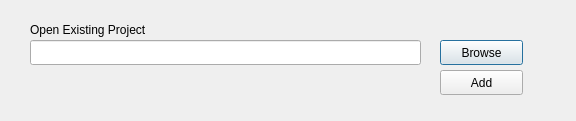
<?xml version="1.0" encoding="UTF-8"?>
<ui version="4.0">
 <class>Dialog</class>
 <widget class="QDialog" name="Dialog">
  <property name="geometry">
   <rect>
    <x>0</x>
    <y>0</y>
    <width>576</width>
    <height>121</height>
   </rect>
  </property>
  <property name="minimumSize">
   <size>
    <width>576</width>
    <height>121</height>
   </size>
  </property>
  <property name="maximumSize">
   <size>
    <width>576</width>
    <height>121</height>
   </size>
  </property>
  <property name="windowTitle">
   <string>Dialog</string>
  </property>
  <widget class="QPushButton" name="browseButton">
   <property name="geometry">
    <rect>
     <x>440</x>
     <y>40</y>
     <width>83</width>
     <height>25</height>
    </rect>
   </property>
   <property name="text">
    <string>Browse</string>
   </property>
  </widget>
  <widget class="QPushButton" name="addButton">
   <property name="geometry">
    <rect>
     <x>440</x>
     <y>70</y>
     <width>83</width>
     <height>25</height>
    </rect>
   </property>
   <property name="text">
    <string>Add</string>
   </property>
  </widget>
  <widget class="QLineEdit" name="linePathEdit">
   <property name="geometry">
    <rect>
     <x>30</x>
     <y>40</y>
     <width>391</width>
     <height>25</height>
    </rect>
   </property>
  </widget>
  <widget class="QLabel" name="label">
   <property name="geometry">
    <rect>
     <x>30</x>
     <y>20</y>
     <width>401</width>
     <height>20</height>
    </rect>
   </property>
   <property name="text">
    <string>Open Existing Project</string>
   </property>
  </widget>
 </widget>
 <resources/>
 <connections/>
</ui>
